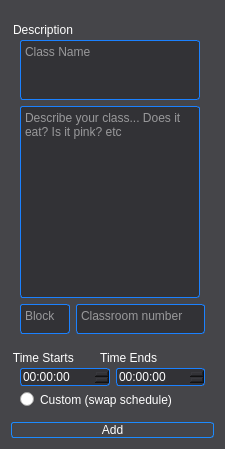
         <widget class="QGroupBox" name="scheduleDiv">
          <property name="maximumSize">
           <size>
            <width>225</width>
            <height>16777215</height>
           </size>
          </property>
          <property name="styleSheet">
           <string notr="true">QGroupBox{
	border-radius:10px;
	padding-top:10px;
	background:rgb(69, 69, 73);
	color:rgb(255, 255, 255);
}
QRadioButton{
	color:rgb(255, 255, 255);
	border-radius:3px;
}
QPushButton{
	color: rgb(255, 255, 255);
	border-radius:3px;
	border: 1px solid rgb(28, 139, 255);
}
QTextEdit{
	border-radius: 3px;
	border: 1px solid rgb(27, 129, 255);
	background: rgb(50, 50, 54);
	color: rgb(255, 255, 255);
}
QDateTimeEdit:drop-down{
	border: 0px;
	background:rgb(90, 151, 255);
}
QDateTimeEdit{
	border-radius: 3px;
	border: 1px solid rgb(27, 129, 255);
	background: rgb(50, 50, 54);
	color: rgb(255, 255, 255);
}
QDateTimeEdit:hover{
	border:1px solid rgb(255, 247, 118);
}
QTextEdit:hover{
	border:1px solid rgb(255, 247, 118);
}
QRadioButton:hover{
	border:1px solid rgb(255, 247, 118);
}</string>
          </property>
          <property name="title">
           <string/>
          </property>
          <layout class="QVBoxLayout" name="verticalLayout_11">
           <item>
            <widget class="QGroupBox" name="newHomeworkGroup_2">
             <property name="title">
              <string>Description</string>
             </property>
             <layout class="QGridLayout" name="gridLayout_2">
              <item row="2" column="1">
               <widget class="QTextEdit" name="textEdit_2">
                <property name="maximumSize">
                 <size>
                  <width>141</width>
                  <height>30</height>
                 </size>
                </property>
                <property name="cursor" stdset="0">
                 <cursorShape>IBeamCursor</cursorShape>
                </property>
                <property name="placeholderText">
                 <string>Classroom number</string>
                </property>
               </widget>
              </item>
              <item row="0" column="0" colspan="2">
               <widget class="QTextEdit" name="newClassName_2">
                <property name="maximumSize">
                 <size>
                  <width>180</width>
                  <height>60</height>
                 </size>
                </property>
                <property name="cursor" stdset="0">
                 <cursorShape>IBeamCursor</cursorShape>
                </property>
                <property name="html">
                 <string>&lt;!DOCTYPE HTML PUBLIC &quot;-//W3C//DTD HTML 4.0//EN&quot; &quot;http://www.w3.org/TR/REC-html40/strict.dtd&quot;&gt;
&lt;html&gt;&lt;head&gt;&lt;meta name=&quot;qrichtext&quot; content=&quot;1&quot; /&gt;&lt;style type=&quot;text/css&quot;&gt;
p, li { white-space: pre-wrap; }
&lt;/style&gt;&lt;/head&gt;&lt;body style=&quot; font-family:'.AppleSystemUIFont'; font-size:13pt; font-weight:400; font-style:normal;&quot;&gt;
&lt;p style=&quot;-qt-paragraph-type:empty; margin-top:0px; margin-bottom:0px; margin-left:0px; margin-right:0px; -qt-block-indent:0; text-indent:0px;&quot;&gt;&lt;br /&gt;&lt;/p&gt;&lt;/body&gt;&lt;/html&gt;</string>
                </property>
                <property name="placeholderText">
                 <string>Class Name</string>
                </property>
               </widget>
              </item>
              <item row="1" column="0" colspan="2">
               <widget class="QTextEdit" name="newHWText_2">
                <property name="maximumSize">
                 <size>
                  <width>180</width>
                  <height>16777215</height>
                 </size>
                </property>
                <property name="cursor" stdset="0">
                 <cursorShape>IBeamCursor</cursorShape>
                </property>
                <property name="html">
                 <string>&lt;!DOCTYPE HTML PUBLIC &quot;-//W3C//DTD HTML 4.0//EN&quot; &quot;http://www.w3.org/TR/REC-html40/strict.dtd&quot;&gt;
&lt;html&gt;&lt;head&gt;&lt;meta name=&quot;qrichtext&quot; content=&quot;1&quot; /&gt;&lt;style type=&quot;text/css&quot;&gt;
p, li { white-space: pre-wrap; }
&lt;/style&gt;&lt;/head&gt;&lt;body style=&quot; font-family:'.AppleSystemUIFont'; font-size:13pt; font-weight:400; font-style:normal;&quot;&gt;
&lt;p style=&quot;-qt-paragraph-type:empty; margin-top:0px; margin-bottom:0px; margin-left:0px; margin-right:0px; -qt-block-indent:0; text-indent:0px;&quot;&gt;&lt;br /&gt;&lt;/p&gt;&lt;/body&gt;&lt;/html&gt;</string>
                </property>
                <property name="placeholderText">
                 <string>Describe your class... Does it eat? Is it pink? etc </string>
                </property>
               </widget>
              </item>
              <item row="2" column="0">
               <widget class="QTextEdit" name="textEdit_3">
                <property name="maximumSize">
                 <size>
                  <width>50</width>
                  <height>30</height>
                 </size>
                </property>
                <property name="cursor" stdset="0">
                 <cursorShape>IBeamCursor</cursorShape>
                </property>
                <property name="placeholderText">
                 <string>Block</string>
                </property>
               </widget>
              </item>
             </layout>
            </widget>
           </item>
           <item>
            <widget class="QGroupBox" name="newDueGroup_2">
             <property name="title">
              <string>Time Starts        Time Ends</string>
             </property>
             <layout class="QGridLayout" name="gridLayout_3">
              <item row="0" column="0">
               <widget class="QTimeEdit" name="timeEdit_3">
                <property name="cursor">
                 <cursorShape>OpenHandCursor</cursorShape>
                </property>
               </widget>
              </item>
              <item row="0" column="1">
               <widget class="QTimeEdit" name="timeEdit_4">
                <property name="cursor">
                 <cursorShape>OpenHandCursor</cursorShape>
                </property>
               </widget>
              </item>
              <item row="1" column="0" colspan="2">
               <widget class="QRadioButton" name="radioButton_2">
                <property name="cursor">
                 <cursorShape>OpenHandCursor</cursorShape>
                </property>
                <property name="text">
                 <string>Custom (swap schedule)</string>
                </property>
               </widget>
              </item>
             </layout>
            </widget>
           </item>
           <item>
            <widget class="QPushButton" name="pushButton_5">
             <property name="cursor">
              <cursorShape>OpenHandCursor</cursorShape>
             </property>
             <property name="text">
              <string>Add</string>
             </property>
            </widget>
           </item>
          </layout>
         </widget>
